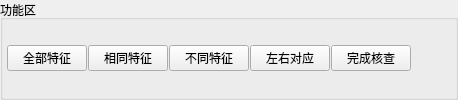
      <widget class="QGroupBox" name="groupBox_2">
       <property name="title">
        <string>功能区</string>
       </property>
       <layout class="QHBoxLayout" name="horizontalLayout_2">
        <property name="spacing">
         <number>1</number>
        </property>
        <property name="leftMargin">
         <number>4</number>
        </property>
        <property name="topMargin">
         <number>4</number>
        </property>
        <property name="rightMargin">
         <number>4</number>
        </property>
        <property name="bottomMargin">
         <number>4</number>
        </property>
        <item>
         <widget class="QPushButton" name="pushButton">
          <property name="text">
           <string>全部特征</string>
          </property>
         </widget>
        </item>
        <item>
         <widget class="QPushButton" name="pushButton_2">
          <property name="text">
           <string>相同特征</string>
          </property>
         </widget>
        </item>
        <item>
         <widget class="QPushButton" name="pushButton_3">
          <property name="text">
           <string>不同特征</string>
          </property>
         </widget>
        </item>
        <item>
         <widget class="QPushButton" name="pushButton_4">
          <property name="text">
           <string>左右对应</string>
          </property>
         </widget>
        </item>
        <item>
         <widget class="QPushButton" name="pushButton_5">
          <property name="text">
           <string>完成核查</string>
          </property>
         </widget>
        </item>
        <item>
         <spacer name="horizontalSpacer">
          <property name="orientation">
           <enum>Qt::Horizontal</enum>
          </property>
          <property name="sizeHint" stdset="0">
           <size>
            <width>40</width>
            <height>20</height>
           </size>
          </property>
         </spacer>
        </item>
       </layout>
      </widget>
